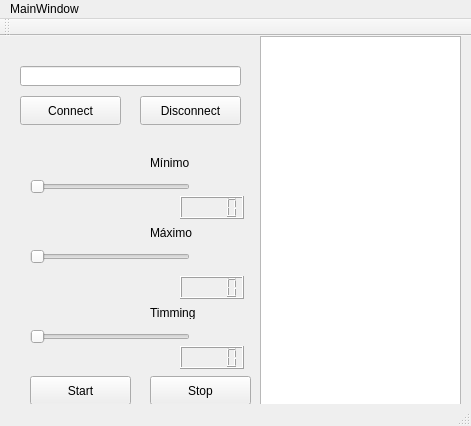
<?xml version="1.0" encoding="UTF-8"?>
<ui version="4.0">
 <class>MainWindow</class>
 <widget class="QMainWindow" name="MainWindow">
  <property name="geometry">
   <rect>
    <x>0</x>
    <y>0</y>
    <width>471</width>
    <height>426</height>
   </rect>
  </property>
  <property name="windowTitle">
   <string>MainWindow</string>
  </property>
  <widget class="QWidget" name="centralWidget">
   <widget class="QPushButton" name="ButtonConnect">
    <property name="geometry">
     <rect>
      <x>20</x>
      <y>60</y>
      <width>101</width>
      <height>29</height>
     </rect>
    </property>
    <property name="text">
     <string>Connect</string>
    </property>
   </widget>
   <widget class="QPushButton" name="ButtonDisconnect">
    <property name="geometry">
     <rect>
      <x>140</x>
      <y>60</y>
      <width>101</width>
      <height>29</height>
     </rect>
    </property>
    <property name="text">
     <string>Disconnect</string>
    </property>
   </widget>
   <widget class="QSlider" name="Min_slider">
    <property name="geometry">
     <rect>
      <x>30</x>
      <y>140</y>
      <width>160</width>
      <height>22</height>
     </rect>
    </property>
    <property name="orientation">
     <enum>Qt::Horizontal</enum>
    </property>
   </widget>
   <widget class="QLineEdit" name="servidor">
    <property name="geometry">
     <rect>
      <x>20</x>
      <y>30</y>
      <width>221</width>
      <height>20</height>
     </rect>
    </property>
   </widget>
   <widget class="QLabel" name="label">
    <property name="geometry">
     <rect>
      <x>150</x>
      <y>120</y>
      <width>47</width>
      <height>13</height>
     </rect>
    </property>
    <property name="text">
     <string>Mínimo</string>
    </property>
   </widget>
   <widget class="QLCDNumber" name="lcdNumber">
    <property name="geometry">
     <rect>
      <x>180</x>
      <y>160</y>
      <width>64</width>
      <height>23</height>
     </rect>
    </property>
   </widget>
   <widget class="QSlider" name="Max_slider">
    <property name="geometry">
     <rect>
      <x>30</x>
      <y>210</y>
      <width>160</width>
      <height>22</height>
     </rect>
    </property>
    <property name="orientation">
     <enum>Qt::Horizontal</enum>
    </property>
   </widget>
   <widget class="QLabel" name="label_2">
    <property name="geometry">
     <rect>
      <x>150</x>
      <y>190</y>
      <width>47</width>
      <height>13</height>
     </rect>
    </property>
    <property name="text">
     <string>Máximo</string>
    </property>
   </widget>
   <widget class="QLCDNumber" name="lcdNumber_2">
    <property name="geometry">
     <rect>
      <x>180</x>
      <y>240</y>
      <width>64</width>
      <height>23</height>
     </rect>
    </property>
   </widget>
   <widget class="QSlider" name="horizontalSlider_3">
    <property name="geometry">
     <rect>
      <x>30</x>
      <y>290</y>
      <width>160</width>
      <height>22</height>
     </rect>
    </property>
    <property name="orientation">
     <enum>Qt::Horizontal</enum>
    </property>
   </widget>
   <widget class="QLabel" name="label_3">
    <property name="geometry">
     <rect>
      <x>150</x>
      <y>270</y>
      <width>47</width>
      <height>13</height>
     </rect>
    </property>
    <property name="text">
     <string>Timming</string>
    </property>
   </widget>
   <widget class="QPushButton" name="ButtonStart">
    <property name="geometry">
     <rect>
      <x>30</x>
      <y>340</y>
      <width>101</width>
      <height>29</height>
     </rect>
    </property>
    <property name="text">
     <string>Start</string>
    </property>
   </widget>
   <widget class="QPushButton" name="ButtonStop">
    <property name="geometry">
     <rect>
      <x>150</x>
      <y>340</y>
      <width>101</width>
      <height>29</height>
     </rect>
    </property>
    <property name="text">
     <string>Stop</string>
    </property>
   </widget>
   <widget class="QTextBrowser" name="textBrowser">
    <property name="geometry">
     <rect>
      <x>260</x>
      <y>0</y>
      <width>201</width>
      <height>371</height>
     </rect>
    </property>
   </widget>
   <widget class="QLCDNumber" name="Timing_box">
    <property name="geometry">
     <rect>
      <x>180</x>
      <y>310</y>
      <width>64</width>
      <height>23</height>
     </rect>
    </property>
   </widget>
  </widget>
  <widget class="QMenuBar" name="menuBar">
   <property name="geometry">
    <rect>
     <x>0</x>
     <y>0</y>
     <width>471</width>
     <height>21</height>
    </rect>
   </property>
   <widget class="QMenu" name="menuMainWindow">
    <property name="title">
     <string>MainWindow</string>
    </property>
   </widget>
   <addaction name="menuMainWindow"/>
  </widget>
  <widget class="QToolBar" name="mainToolBar">
   <attribute name="toolBarArea">
    <enum>TopToolBarArea</enum>
   </attribute>
   <attribute name="toolBarBreak">
    <bool>false</bool>
   </attribute>
  </widget>
  <widget class="QStatusBar" name="statusBar"/>
 </widget>
 <layoutdefault spacing="6" margin="11"/>
 <resources/>
 <connections>
  <connection>
   <sender>Min_slider</sender>
   <signal>valueChanged(int)</signal>
   <receiver>lcdNumber</receiver>
   <slot>display(int)</slot>
   <hints>
    <hint type="sourcelabel">
     <x>151</x>
     <y>183</y>
    </hint>
    <hint type="destinationlabel">
     <x>199</x>
     <y>205</y>
    </hint>
   </hints>
  </connection>
  <connection>
   <sender>Max_slider</sender>
   <signal>valueChanged(int)</signal>
   <receiver>lcdNumber_2</receiver>
   <slot>display(int)</slot>
   <hints>
    <hint type="sourcelabel">
     <x>124</x>
     <y>258</y>
    </hint>
    <hint type="destinationlabel">
     <x>200</x>
     <y>286</y>
    </hint>
   </hints>
  </connection>
  <connection>
   <sender>horizontalSlider_3</sender>
   <signal>valueChanged(int)</signal>
   <receiver>Timing_box</receiver>
   <slot>display(int)</slot>
   <hints>
    <hint type="sourcelabel">
     <x>108</x>
     <y>336</y>
    </hint>
    <hint type="destinationlabel">
     <x>216</x>
     <y>361</y>
    </hint>
   </hints>
  </connection>
 </connections>
</ui>
